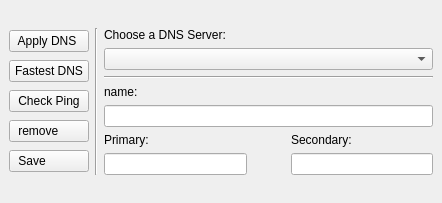
<?xml version="1.0" encoding="UTF-8"?>
<ui version="4.0">
 <class>MainWindow</class>
 <widget class="QMainWindow" name="MainWindow">
  <property name="geometry">
   <rect>
    <x>0</x>
    <y>0</y>
    <width>442</width>
    <height>203</height>
   </rect>
  </property>
  <property name="minimumSize">
   <size>
    <width>442</width>
    <height>203</height>
   </size>
  </property>
  <property name="maximumSize">
   <size>
    <width>442</width>
    <height>203</height>
   </size>
  </property>
  <property name="windowTitle">
   <string>DNS Changer</string>
  </property>
  <property name="iconSize">
   <size>
    <width>24</width>
    <height>24</height>
   </size>
  </property>
  <widget class="QWidget" name="centralwidget">
   <layout class="QGridLayout" name="gridLayout_2">
    <item row="0" column="0">
     <layout class="QVBoxLayout" name="verticalLayout">
      <item>
       <widget class="QPushButton" name="apply_button">
        <property name="cursor">
         <cursorShape>PointingHandCursor</cursorShape>
        </property>
        <property name="layoutDirection">
         <enum>Qt::LeftToRight</enum>
        </property>
        <property name="styleSheet">
         <string notr="true">text-align: left; padding: 3px 5px;</string>
        </property>
        <property name="text">
         <string> Apply DNS</string>
        </property>
        <property name="iconSize">
         <size>
          <width>20</width>
          <height>24</height>
         </size>
        </property>
       </widget>
      </item>
      <item>
       <widget class="QPushButton" name="fastest_button">
        <property name="cursor">
         <cursorShape>PointingHandCursor</cursorShape>
        </property>
        <property name="styleSheet">
         <string notr="true">text-align: left; padding: 3px 5px;</string>
        </property>
        <property name="text">
         <string>Fastest DNS</string>
        </property>
        <property name="iconSize">
         <size>
          <width>21</width>
          <height>24</height>
         </size>
        </property>
       </widget>
      </item>
      <item>
       <widget class="QPushButton" name="ping_button">
        <property name="cursor">
         <cursorShape>PointingHandCursor</cursorShape>
        </property>
        <property name="styleSheet">
         <string notr="true">text-align: left; padding: 3px 5px;</string>
        </property>
        <property name="text">
         <string> Check Ping</string>
        </property>
        <property name="iconSize">
         <size>
          <width>21</width>
          <height>24</height>
         </size>
        </property>
       </widget>
      </item>
      <item>
       <widget class="QPushButton" name="remove_button">
        <property name="cursor">
         <cursorShape>PointingHandCursor</cursorShape>
        </property>
        <property name="styleSheet">
         <string notr="true">text-align: left; padding: 3px 5px;</string>
        </property>
        <property name="text">
         <string> remove</string>
        </property>
        <property name="iconSize">
         <size>
          <width>21</width>
          <height>24</height>
         </size>
        </property>
       </widget>
      </item>
      <item>
       <widget class="QPushButton" name="save_button">
        <property name="cursor">
         <cursorShape>PointingHandCursor</cursorShape>
        </property>
        <property name="styleSheet">
         <string notr="true">text-align: left; padding: 3px 5px;</string>
        </property>
        <property name="text">
         <string> Save</string>
        </property>
        <property name="iconSize">
         <size>
          <width>21</width>
          <height>24</height>
         </size>
        </property>
       </widget>
      </item>
     </layout>
    </item>
    <item row="0" column="1">
     <widget class="Line" name="line">
      <property name="orientation">
       <enum>Qt::Vertical</enum>
      </property>
     </widget>
    </item>
    <item row="0" column="2">
     <layout class="QVBoxLayout" name="verticalLayout_2">
      <item>
       <layout class="QVBoxLayout" name="verticalLayout_3">
        <item>
         <widget class="QLabel" name="label">
          <property name="text">
           <string>Choose a DNS Server:</string>
          </property>
         </widget>
        </item>
        <item>
         <widget class="QComboBox" name="dns_selection_combo_box">
          <property name="cursor">
           <cursorShape>PointingHandCursor</cursorShape>
          </property>
         </widget>
        </item>
       </layout>
      </item>
      <item>
       <widget class="Line" name="line_2">
        <property name="orientation">
         <enum>Qt::Horizontal</enum>
        </property>
       </widget>
      </item>
      <item>
       <layout class="QVBoxLayout" name="verticalLayout_4">
        <item>
         <widget class="QLabel" name="label_5">
          <property name="text">
           <string>name:</string>
          </property>
         </widget>
        </item>
        <item>
         <widget class="QLineEdit" name="name_line_edit">
          <property name="enabled">
           <bool>true</bool>
          </property>
         </widget>
        </item>
       </layout>
      </item>
      <item>
       <layout class="QGridLayout" name="gridLayout">
        <item row="2" column="2">
         <widget class="QLineEdit" name="secondary_line_edit"/>
        </item>
        <item row="2" column="1">
         <widget class="QPushButton" name="switch_dns_button">
          <property name="cursor">
           <cursorShape>PointingHandCursor</cursorShape>
          </property>
          <property name="styleSheet">
           <string notr="true">border: unset;</string>
          </property>
          <property name="text">
           <string/>
          </property>
          <property name="iconSize">
           <size>
            <width>26</width>
            <height>26</height>
           </size>
          </property>
         </widget>
        </item>
        <item row="2" column="0">
         <widget class="QLineEdit" name="primary_line_edit">
          <property name="enabled">
           <bool>true</bool>
          </property>
         </widget>
        </item>
        <item row="1" column="0">
         <widget class="QLabel" name="label_3">
          <property name="text">
           <string>Primary:</string>
          </property>
         </widget>
        </item>
        <item row="1" column="2">
         <widget class="QLabel" name="label_4">
          <property name="text">
           <string>Secondary:</string>
          </property>
         </widget>
        </item>
       </layout>
      </item>
     </layout>
    </item>
   </layout>
  </widget>
 </widget>
 <resources/>
 <connections/>
</ui>
